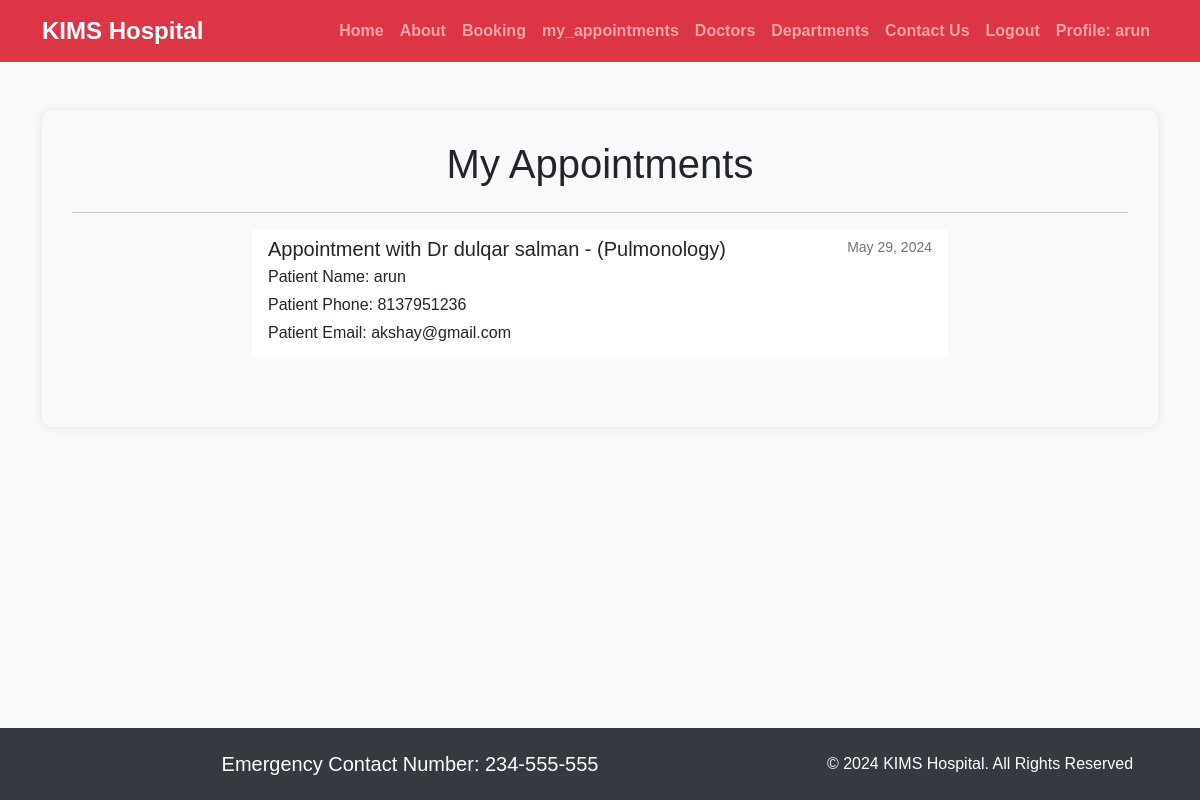
/my_appointments/ (signed in), run on the app's committed database.
### customer/models.py (models this page shows, shortened)
class Booking(models.Model):
    user=models.ForeignKey(User, on_delete=models.CASCADE)
    p_name =models.CharField(max_length=100)
    p_phone =models.CharField(max_length=100)
    p_email =models.EmailField()
    doc_name =models.ForeignKey(Doctors, on_delete=models.CASCADE)
    booking_date = models.DateField()
    booked_on =models.DateField(auto_now=True)

class Doctors(models.Model):
    doc_name =models.CharField(max_length=100)
    doc_spec =models.CharField(max_length=100)
    dep_name =models.ForeignKey(Departments, on_delete=models.CASCADE)
    dep_image = models.ImageField(upload_to='doctors')
    def __str__(self):
        return 'Dr ' + self.doc_name + ' - (' + self.doc_spec + ')'

### customer/views.py (the view)
# urls.py: path('my_appointments/', views.my_appointments, name='my_appointments'),
def my_appointments(request):
    user_bookings = Booking.objects.filter(user=request.user)
    return render(request, 'customer/my_appointments.html', {'user_bookings': user_bookings})

### templates/customer/my_appointments.html (shortened to what this page needs)
{% extends 'customer/base.html' %}
{% block content %}
<div class="container profile-container">
    <h1 class="text-center mb-4">My Appointments</h1>
    <hr>
    <div class="row justify-content-center">
        <div class="col-md-8">
            <div class="list-group">
                {% for booking in user_bookings %}
                <div class="list-group-item list-group-item-action">
                    <div class="d-flex w-100 justify-content-between">
                        <h5 class="mb-1">Appointment with {{ booking.doc_name }}</h5>
                        <small>{{ booking.booking_date }}</small>
                    </div>
                    <p class="mb-1">Patient Name: {{ booking.p_name }}</p>
                    <p class="mb-1">Patient Phone: {{ booking.p_phone }}</p>
                    <p class="mb-1">Patient Email: {{ booking.p_email }}</p>
                </div>
                {% empty %}
                <div class="list-group-item">
                    No appointments yet.
                </div>
                {% endfor %}
            </div>
        </div>
    </div>
</div>
{% endblock %}

### templates/customer/base.html (shortened to what this page needs)
{% load static %}
<!DOCTYPE html>
<html lang="en">
<head>
  <link rel="stylesheet" href="https://cdn.jsdelivr.net/npm/bootstrap@5.1.3/dist/css/bootstrap.min.css">
  <link rel="stylesheet" href="https://use.fontawesome.com/releases/v5.2.0/css/all.css">
  <link rel="stylesheet" href="{% static '/css/style2.css' %}">
  <link rel="stylesheet" href="{% static '/css/form_page.css' %}">
  <link rel="stylesheet" href="{% static '/css/profile.css' %}">
  <link rel="stylesheet" href="{% static '/css/appo_list.css' %}">
</head>
<body>
  <nav class="navbar navbar-expand-md navbar-dark bg-danger">
    <div class="container">
      <a class="navbar-brand" href="#">KIMS Hospital</a>
      <div class="collapse navbar-collapse justify-content-end" id="navbarNav">
        <ul class="navbar-nav">
          <li class="nav-item">
            <a class="nav-link" href="{% url 'customerdashboard' %}">Home</a>
          </li>
          <li class="nav-item">
            <a class="nav-link" href="{% url 'about' %}">About</a>
          </li>
          <li class="nav-item">
            <a class="nav-link" href="{% url 'booking' %}">Booking</a>
          </li>
          <li class="nav-item">
            <a class="nav-link" href="{% url 'my_appointments' %}">my_appointments</a>
          </li>
          <li class="nav-item">
            <a class="nav-link" href="{% url 'doctors' %}">Doctors</a>
          </li>
          <li class="nav-item">
            <a class="nav-link" href="{% url 'departments' %}">Departments</a>
          </li>
          <li class="nav-item">
            <a class="nav-link" href="{% url 'contact' %}">Contact Us</a>
          </li>
          <li class="nav-item">
            <a class="nav-link" href="{% url 'logout' %}">Logout</a>
          </li>
          <li class="nav-item">
            <a class="nav-link"  href="{% url 'profile' %}"> {% if user.is_authenticated %} Profile: {{user.username}}
              {%endif%}</a>
          </li>
        </ul>
      </div>
    </div>
  </nav>
  <div class="container mt-5 flex-grow-1">
    {% block content %}{% endblock %}
  </div>
  <footer class="pt-4 pb-4 text-center ">
    <div class="container">
      <div class="row">
        <div class="col-md-8">
          <h5 class="mb-0">Emergency Contact Number: 234-555-555</h5>
        </div>
        <div class="col-md-4">
          <p class="mb-0">© 2024 KIMS Hospital. All Rights Reserved</p>
        </div>
      </div>
    </div>
  </footer>
</body>
</html>

### static/css/profile.css (style rules this page uses)
.profile-container { background-color: #f8f9fa; padding: 30px; border-radius: 10px; box-shadow: 0 0 10px rgba(0, 0, 0, 0.1); margin: 0 auto; }

### static/css/appo_list.css (style rules this page uses)
.list-group { margin-bottom: 30px; }
.list-group-item { border: none; border-radius: 10px; margin-bottom: 10px; }
.list-group-item h5 { margin-bottom: 5px; }
.list-group-item small { color: #6c757d; }
.list-group-item p { margin-bottom: 5px; }

### templates/customer/base.html (style rules this page uses)
body { background-color: #f8f9fa; font-family: Arial, sans-serif; display: flex; flex-direction: column; min-height: 100vh; }
.navbar-brand { font-size: 1.5rem; font-weight: bold; }
.nav-link { color: #fff; font-weight: bold; }
footer { background-color: #343a40; color: #fff; width: 100%; }

### data on the page
Booking: doc_name "Dr dulqar salman - (Pulmonology)", booking_date "May 29, 2024", p_name "arun", p_phone "8137951236", p_email "akshay@gmail.com"

### other printed values
{{ user.username }} "arun"
